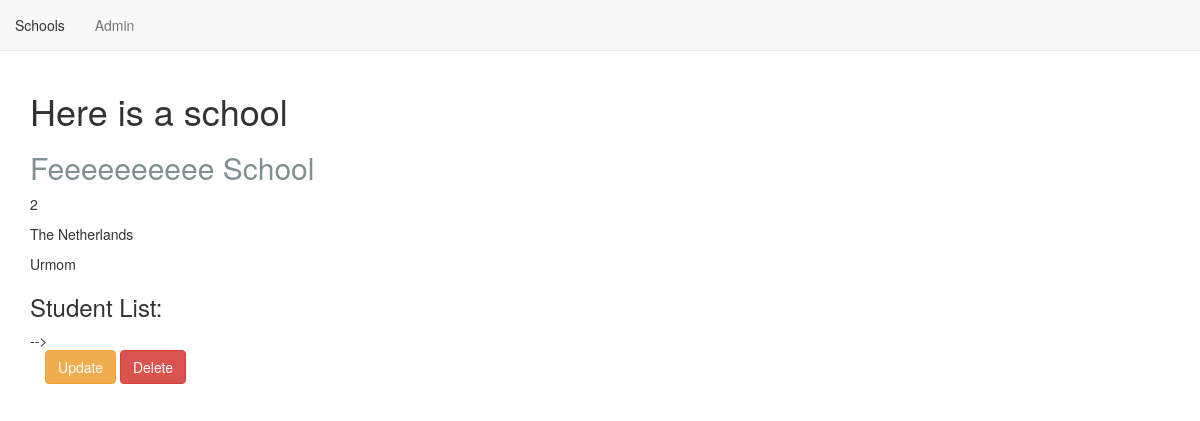
Screenshot of /basic/2/ with the database file from the repository.
### basic/models.py (models this page shows, shortened)
class School(models.Model):
    name = models.CharField(max_length = 20)
    location = models.CharField(max_length = 50)
    principal = models.CharField(max_length = 20)

### basic/views.py (the view)
# urls.py: url(r'^(?P<pk>[-\w]+)/$', views.SchoolDetailView.as_view(),name='detail'),
class SchoolDetailView(DetailView):
    context_object_name = 'schools_details'
    model = models.School
    template_name = 'basic_app/school_detail.html'

### basic/templates/basic_app/school_detail.html (shortened to what this page needs)
{% extends "basic_app/basic_app_base.html" %}
{% block body_block %}
<h1> Here is a school</h1>
        <h2 style="color: rgb(127, 143, 146);">{{schools_details.name}}</h2>
    <p>{{schools_details.id}}</p>
    <p>{{schools_details.location}}</p>
    <p>{{schools_details.principal}}</p>
    <h3>Student List:</h3>
         -->
<div class="container">
    <p><a class='btn btn-warning' href="{% url 'basic_app:update' pk=school_details.pk %}">Update</a>
        <a class='btn btn-danger' href="{% url 'basic_app:delete' pk=school_details.pk %}">Delete</a></p>
</div>
{% endblock %}

### rows the page displays
School: name "Feeeeeeeeee School", id "2", location "The Netherlands", principal "Urmom"
